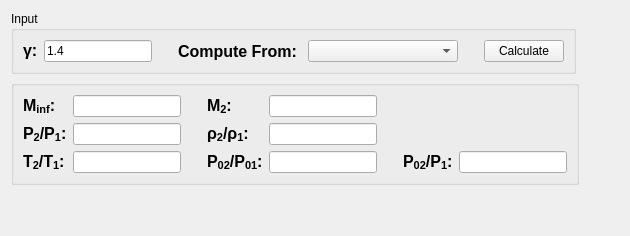
      <widget class="QWidget" name="normalShockTab">
       <property name="toolTip">
        <string>&lt;html&gt;&lt;head/&gt;&lt;body&gt;&lt;p&gt;&lt;br/&gt;&lt;/p&gt;&lt;/body&gt;&lt;/html&gt;</string>
       </property>
       <attribute name="title">
        <string>Normal Shocks</string>
       </attribute>
       <layout class="QVBoxLayout" name="verticalLayout_3">
        <item>
         <layout class="QHBoxLayout" name="horizontalLayout_4">
          <item>
           <widget class="QGroupBox" name="groupBox">
            <property name="title">
             <string>Input</string>
            </property>
            <layout class="QHBoxLayout" name="horizontalLayout_6">
             <item>
              <widget class="QLabel" name="label_5">
               <property name="maximumSize">
                <size>
                 <width>16777215</width>
                 <height>16777215</height>
                </size>
               </property>
               <property name="font">
                <font>
                 <pointsize>12</pointsize>
                 <weight>75</weight>
                 <bold>true</bold>
                </font>
               </property>
               <property name="text">
                <string>&lt;html&gt;&lt;head/&gt;&lt;body&gt;&lt;p&gt;γ:&lt;/p&gt;&lt;/body&gt;&lt;/html&gt;</string>
               </property>
              </widget>
             </item>
             <item>
              <widget class="QLineEdit" name="normalShockGammaEntry">
               <property name="text">
                <string>1.4</string>
               </property>
              </widget>
             </item>
             <item>
              <spacer name="horizontalSpacer_11">
               <property name="orientation">
                <enum>Qt::Horizontal</enum>
               </property>
               <property name="sizeType">
                <enum>QSizePolicy::Preferred</enum>
               </property>
               <property name="sizeHint" stdset="0">
                <size>
                 <width>20</width>
                 <height>20</height>
                </size>
               </property>
              </spacer>
             </item>
             <item>
              <widget class="QLabel" name="label_3">
               <property name="maximumSize">
                <size>
                 <width>16777215</width>
                 <height>16777215</height>
                </size>
               </property>
               <property name="font">
                <font>
                 <pointsize>12</pointsize>
                 <weight>75</weight>
                 <bold>true</bold>
                </font>
               </property>
               <property name="text">
                <string>Compute From: </string>
               </property>
              </widget>
             </item>
             <item>
              <widget class="QComboBox" name="normalShockOptionCombo">
               <property name="minimumSize">
                <size>
                 <width>150</width>
                 <height>0</height>
                </size>
               </property>
              </widget>
             </item>
             <item>
              <spacer name="horizontalSpacer_12">
               <property name="orientation">
                <enum>Qt::Horizontal</enum>
               </property>
               <property name="sizeType">
                <enum>QSizePolicy::Maximum</enum>
               </property>
               <property name="sizeHint" stdset="0">
                <size>
                 <width>20</width>
                 <height>20</height>
                </size>
               </property>
              </spacer>
             </item>
             <item>
              <widget class="QPushButton" name="normalShockCalculate">
               <property name="text">
                <string>Calculate</string>
               </property>
              </widget>
             </item>
            </layout>
           </widget>
          </item>
          <item>
           <spacer name="horizontalSpacer_14">
            <property name="orientation">
             <enum>Qt::Horizontal</enum>
            </property>
            <property name="sizeHint" stdset="0">
             <size>
              <width>40</width>
              <height>20</height>
             </size>
            </property>
           </spacer>
          </item>
         </layout>
        </item>
        <item>
         <layout class="QHBoxLayout" name="horizontalLayout_5">
          <item>
           <layout class="QGridLayout" name="gridLayout_2">
            <item row="0" column="0">
             <widget class="QGroupBox" name="groupBox_2">
              <property name="title">
               <string/>
              </property>
              <layout class="QGridLayout" name="gridLayout_3">
               <item row="1" column="3">
                <widget class="QLabel" name="label_13">
                 <property name="font">
                  <font>
                   <pointsize>12</pointsize>
                   <weight>75</weight>
                   <bold>true</bold>
                  </font>
                 </property>
                 <property name="text">
                  <string>&lt;html&gt;&lt;head/&gt;&lt;body&gt;&lt;p&gt;ρ&lt;span style=&quot; vertical-align:sub;&quot;&gt;2&lt;/span&gt;/ρ&lt;span style=&quot; vertical-align:sub;&quot;&gt;1&lt;/span&gt;:&lt;/p&gt;&lt;/body&gt;&lt;/html&gt;</string>
                 </property>
                </widget>
               </item>
               <item row="2" column="3">
                <widget class="QLabel" name="label_15">
                 <property name="font">
                  <font>
                   <pointsize>12</pointsize>
                   <weight>75</weight>
                   <bold>true</bold>
                  </font>
                 </property>
                 <property name="text">
                  <string>&lt;html&gt;&lt;head/&gt;&lt;body&gt;&lt;p&gt;P&lt;span style=&quot; vertical-align:sub;&quot;&gt;02&lt;/span&gt;/P&lt;span style=&quot; vertical-align:sub;&quot;&gt;01&lt;/span&gt;:&lt;/p&gt;&lt;/body&gt;&lt;/html&gt;</string>
                 </property>
                </widget>
               </item>
               <item row="2" column="4">
                <widget class="QLineEdit" name="normalShockP02P01Entry"/>
               </item>
               <item row="0" column="4">
                <widget class="QLineEdit" name="normalShockM2Entry"/>
               </item>
               <item row="0" column="7">
                <widget class="QLabel" name="label_17">
                 <property name="text">
                  <string/>
                 </property>
                </widget>
               </item>
               <item row="2" column="6">
                <widget class="QLabel" name="label_19">
                 <property name="font">
                  <font>
                   <pointsize>12</pointsize>
                   <weight>75</weight>
                   <bold>true</bold>
                  </font>
                 </property>
                 <property name="text">
                  <string>&lt;html&gt;&lt;head/&gt;&lt;body&gt;&lt;p&gt;P&lt;span style=&quot; vertical-align:sub;&quot;&gt;02&lt;/span&gt;/P&lt;span style=&quot; vertical-align:sub;&quot;&gt;1&lt;/span&gt;:&lt;/p&gt;&lt;/body&gt;&lt;/html&gt;</string>
                 </property>
                </widget>
               </item>
               <item row="2" column="7">
                <widget class="QLineEdit" name="normalShockP02P1Entry"/>
               </item>
               <item row="1" column="2">
                <spacer name="horizontalSpacer_16">
                 <property name="orientation">
                  <enum>Qt::Horizontal</enum>
                 </property>
                 <property name="sizeType">
                  <enum>QSizePolicy::Maximum</enum>
                 </property>
                 <property name="sizeHint" stdset="0">
                  <size>
                   <width>20</width>
                   <height>20</height>
                  </size>
                 </property>
                </spacer>
               </item>
               <item row="2" column="2">
                <spacer name="horizontalSpacer_17">
                 <property name="orientation">
                  <enum>Qt::Horizontal</enum>
                 </property>
                 <property name="sizeType">
                  <enum>QSizePolicy::Maximum</enum>
                 </property>
                 <property name="sizeHint" stdset="0">
                  <size>
                   <width>20</width>
                   <height>20</height>
                  </size>
                 </property>
                </spacer>
               </item>
               <item row="1" column="1">
                <widget class="QLineEdit" name="normalShockP2P1Entry"/>
               </item>
               <item row="1" column="4">
                <widget class="QLineEdit" name="normalShockRho2Rho1Entry"/>
               </item>
               <item row="0" column="0">
                <widget class="QLabel" name="label_4">
                 <property name="font">
                  <font>
                   <pointsize>12</pointsize>
                   <weight>75</weight>
                   <bold>true</bold>
                  </font>
                 </property>
                 <property name="text">
                  <string>&lt;html&gt;&lt;head/&gt;&lt;body&gt;&lt;p&gt;M&lt;span style=&quot; vertical-align:sub;&quot;&gt;inf&lt;/span&gt;:&lt;/p&gt;&lt;/body&gt;&lt;/html&gt;</string>
                 </property>
                </widget>
               </item>
               <item row="0" column="2">
                <spacer name="horizontalSpacer_15">
                 <property name="orientation">
                  <enum>Qt::Horizontal</enum>
                 </property>
                 <property name="sizeType">
                  <enum>QSizePolicy::Maximum</enum>
                 </property>
                 <property name="sizeHint" stdset="0">
                  <size>
                   <width>20</width>
                   <height>20</height>
                  </size>
                 </property>
                </spacer>
               </item>
               <item row="0" column="1">
                <widget class="QLineEdit" name="normalShockM1Entry"/>
               </item>
               <item row="2" column="0">
                <widget class="QLabel" name="label_9">
                 <property name="font">
                  <font>
                   <pointsize>12</pointsize>
                   <weight>75</weight>
                   <bold>true</bold>
                  </font>
                 </property>
                 <property name="text">
                  <string>&lt;html&gt;&lt;head/&gt;&lt;body&gt;&lt;p&gt;T&lt;span style=&quot; vertical-align:sub;&quot;&gt;2&lt;/span&gt;/T&lt;span style=&quot; vertical-align:sub;&quot;&gt;1&lt;/span&gt;:&lt;/p&gt;&lt;/body&gt;&lt;/html&gt;</string>
                 </property>
                </widget>
               </item>
               <item row="1" column="0">
                <widget class="QLabel" name="label_6">
                 <property name="font">
                  <font>
                   <pointsize>12</pointsize>
                   <weight>75</weight>
                   <bold>true</bold>
                  </font>
                 </property>
                 <property name="text">
                  <string>&lt;html&gt;&lt;head/&gt;&lt;body&gt;&lt;p&gt;P&lt;span style=&quot; vertical-align:sub;&quot;&gt;2&lt;/span&gt;/P&lt;span style=&quot; vertical-align:sub;&quot;&gt;1&lt;/span&gt;:&lt;/p&gt;&lt;/body&gt;&lt;/html&gt;</string>
                 </property>
                </widget>
               </item>
               <item row="0" column="3">
                <widget class="QLabel" name="label_12">
                 <property name="font">
                  <font>
                   <pointsize>12</pointsize>
                   <weight>75</weight>
                   <bold>true</bold>
                  </font>
                 </property>
                 <property name="text">
                  <string>&lt;html&gt;&lt;head/&gt;&lt;body&gt;&lt;p&gt;M&lt;span style=&quot; vertical-align:sub;&quot;&gt;2&lt;/span&gt;:&lt;/p&gt;&lt;/body&gt;&lt;/html&gt;</string>
                 </property>
                </widget>
               </item>
               <item row="2" column="1">
                <widget class="QLineEdit" name="normalShockT2T1Entry"/>
               </item>
               <item row="0" column="6">
                <widget class="QLabel" name="label_16">
                 <property name="text">
                  <string/>
                 </property>
                </widget>
               </item>
               <item row="0" column="5">
                <spacer name="horizontalSpacer_18">
                 <property name="orientation">
                  <enum>Qt::Horizontal</enum>
                 </property>
                 <property name="sizeType">
                  <enum>QSizePolicy::Maximum</enum>
                 </property>
                 <property name="sizeHint" stdset="0">
                  <size>
                   <width>20</width>
                   <height>20</height>
                  </size>
                 </property>
                </spacer>
               </item>
               <item row="1" column="5">
                <spacer name="horizontalSpacer_19">
                 <property name="orientation">
                  <enum>Qt::Horizontal</enum>
                 </property>
                 <property name="sizeType">
                  <enum>QSizePolicy::Maximum</enum>
                 </property>
                 <property name="sizeHint" stdset="0">
                  <size>
                   <width>20</width>
                   <height>20</height>
                  </size>
                 </property>
                </spacer>
               </item>
               <item row="2" column="5">
                <spacer name="horizontalSpacer_20">
                 <property name="orientation">
                  <enum>Qt::Horizontal</enum>
                 </property>
                 <property name="sizeType">
                  <enum>QSizePolicy::Maximum</enum>
                 </property>
                 <property name="sizeHint" stdset="0">
                  <size>
                   <width>20</width>
                   <height>20</height>
                  </size>
                 </property>
                </spacer>
               </item>
              </layout>
             </widget>
            </item>
            <item row="0" column="1">
             <spacer name="horizontalSpacer_10">
              <property name="orientation">
               <enum>Qt::Horizontal</enum>
              </property>
              <property name="sizeHint" stdset="0">
               <size>
                <width>40</width>
                <height>20</height>
               </size>
              </property>
             </spacer>
            </item>
           </layout>
          </item>
         </layout>
        </item>
        <item>
         <spacer name="verticalSpacer_2">
          <property name="orientation">
           <enum>Qt::Vertical</enum>
          </property>
          <property name="sizeHint" stdset="0">
           <size>
            <width>20</width>
            <height>40</height>
           </size>
          </property>
         </spacer>
        </item>
       </layout>
      </widget>
